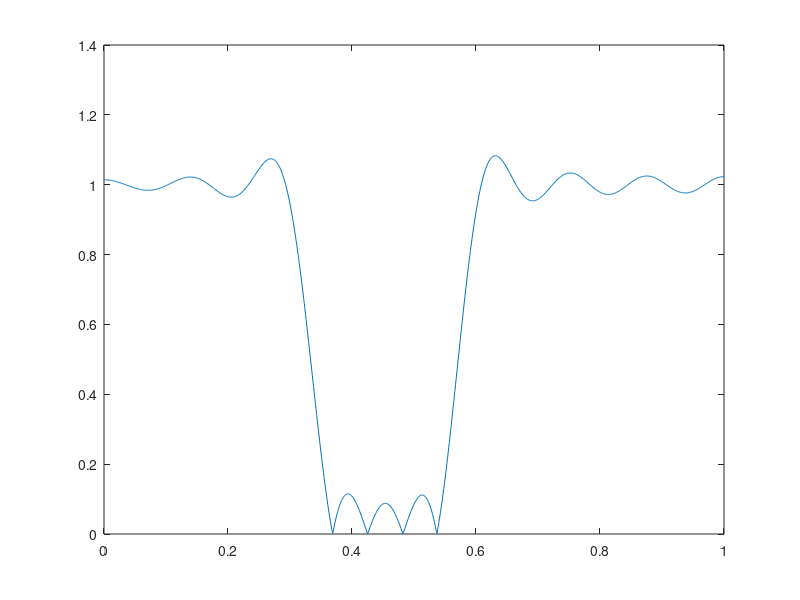
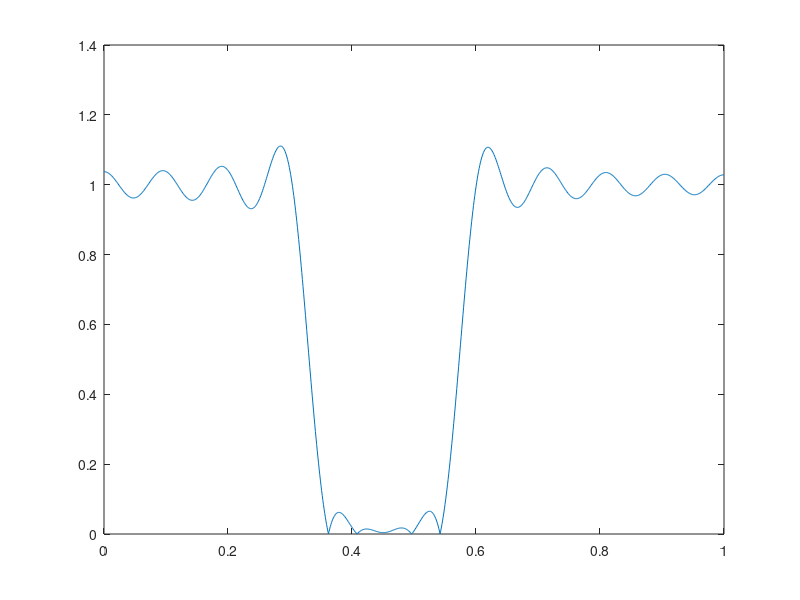

The MATLAB source for these figures, in order:
wc1 = 0.332*pi;
wc2 = 0.572*pi;
N1 = 15;
n1 = linspace(-N1, N1, 2*N1 + 1);
h1_n = -(sin(wc2.*n1) - sin(wc1.*n1))./(pi.*n1);
h1_n(N1 + 1) = 1 - (wc2 - wc1)/pi;
w = linspace(0, pi, 1001);
jw = linspace(0, pi*1i, 1001);
e_jw = exp(jw);
H1_e_jw = zeros([1 1001]);
for i = 1:(2*N1 + 1)
    H1_e_jw = H1_e_jw + h1_n(i).*e_jw.^(N1 + 1 -i);
end
figure(1);
plot(w/pi, abs(H1_e_jw));
N2 = 20;
n2 = linspace(-N2, N2, 2*N2 + 1);
h2_n = -(sin(wc2.*n2) - sin(wc1.*n2))./(pi.*n2);
h2_n(N2 + 1) = 1 - (wc2 - wc1)/pi;
H2_e_jw = zeros([1 1001]);
for i = 1:(2*N2 + 1)
    H2_e_jw = H2_e_jw + h2_n(i).*e_jw.^(N2 + 1 -i);
end
figure(2)
plot(w/pi, abs(H2_e_jw));